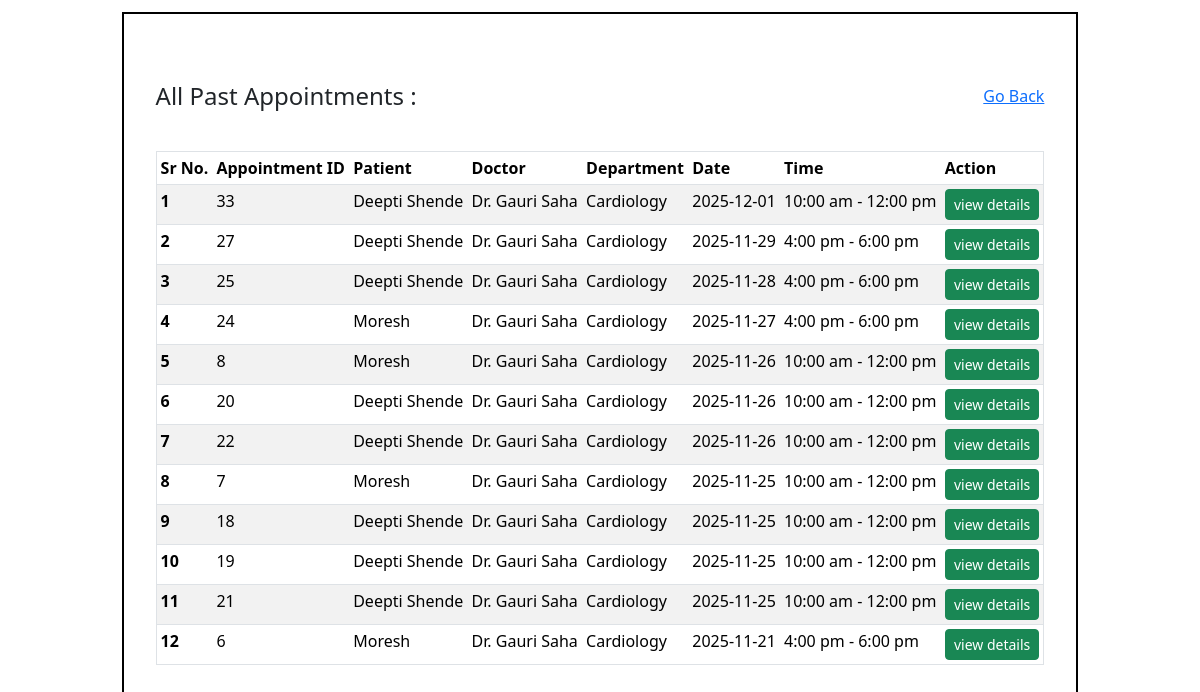
/admin_completed_appointments, run on an earlier commit of the app's database.
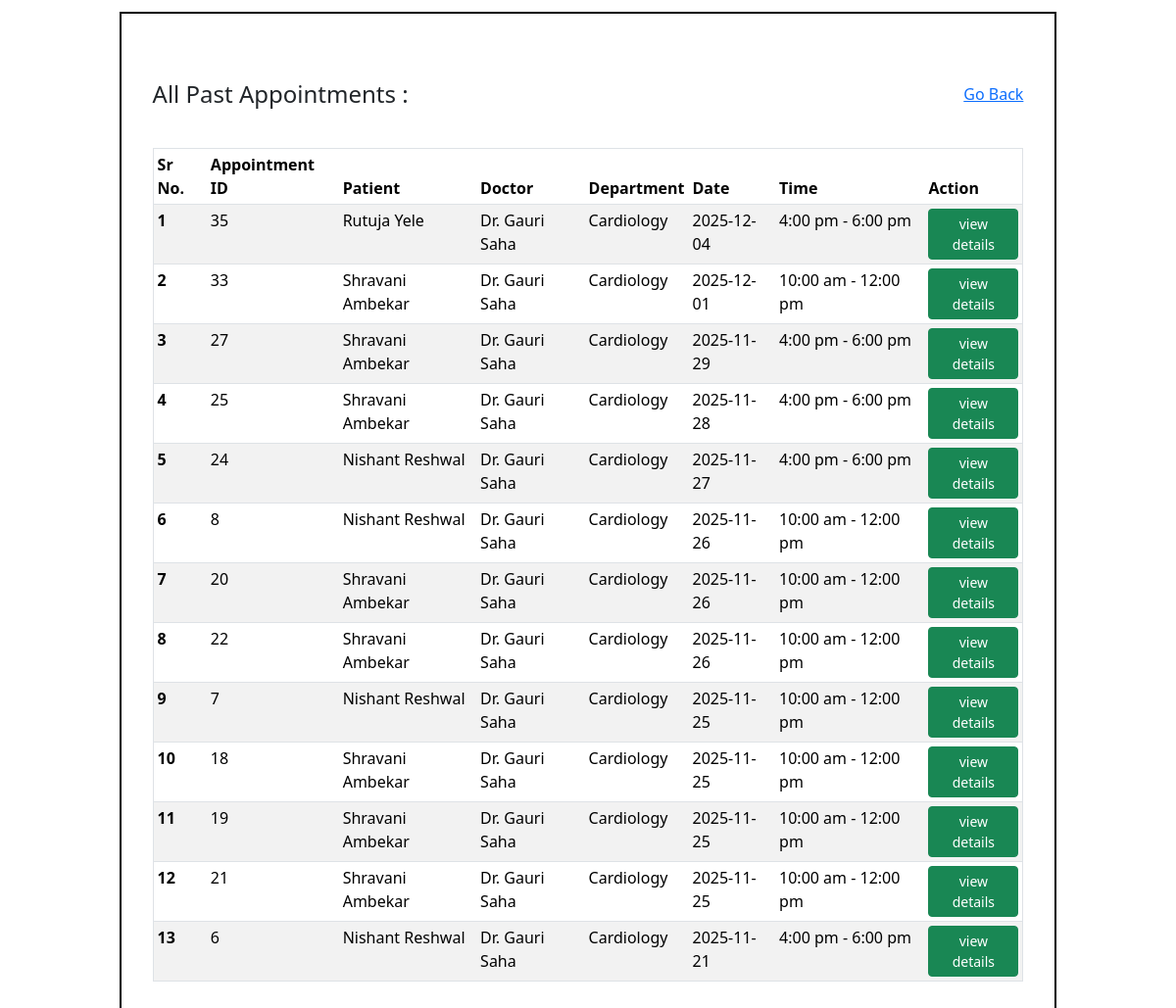
And on a later commit of the database.
### application/models.py (models this page shows)
class Appointment(db.Model):
    __tablename__ = "Appointment"
    appointment_id = db.Column(db.Integer, primary_key=True)
    date = db.Column(db.String() , nullable=False)
    time = db.Column(db.String(), nullable=False)
    status = db.Column(db.String(), default='Upcoming', nullable=False)
    doctor_id = db.Column(db.Integer, db.ForeignKey('Doctor.doctor_id'))   #foreignkey
    patient_id = db.Column(db.Integer, db.ForeignKey('Patient.patient_id'))  #foreignkey

class Patient(db.Model):
    __tablename__ = "Patient"
    patient_id = db.Column(db.Integer, primary_key=True)
    name = db.Column(db.String(), nullable=False)
    phone = db.Column(db.String())
    age = db.Column(db.Integer)
    gender = db.Column(db.String())
    email = db.Column(db.String(), unique=True)
    username = db.Column(db.String(), unique=True, nullable=False)
    password = db.Column(db.String(), nullable=False)
    address = db.Column(db.String())
    patient_type = db.Column(db.String(), default='OPD')  # OPD/IPD
    status = db.Column(db.String(), default='Active')
    consultant = db.Column(db.Integer, db.ForeignKey('Doctor.doctor_id'))  #foreignkey
    appointments = db.relationship('Appointment', backref='patient', lazy=True)  # relationship
    treatment = db.relationship('Treatment', backref='patient', lazy=True) #realtionship

class Doctor(db.Model):
    __tablename__ = "Doctor"
    doctor_id = db.Column(db.Integer, primary_key=True)
    name = db.Column(db.String(), nullable = False)
    phone = db.Column(db.String(), nullable = False)
    age = db.Column(db.Integer, nullable = False)
    gender = db.Column(db.String(), nullable = False)
    email = db.Column(db.String(), unique=True, nullable = False)
    username = db.Column(db.String(), unique=True, nullable=False)
    password = db.Column(db.String(), nullable=False)
    appointments = db.relationship('Appointment', backref='doctor', lazy=True)  # relationship
    dept_id= db.Column(db.Integer, db.ForeignKey('Department.department_id'))    #foreignkey
    role = db.Column(db.String())
    info = db.Column(db.String())
    exp_year = db.Column(db.Integer)

class Department(db.Model):
    __tablename__ = "Department"
    department_id = db.Column(db.Integer, primary_key = True)
    department_name = db.Column(db.String(), nullable=False)
    info = db.Column(db.String(), nullable=False)
    doctors = db.relationship('Doctor', backref='dept', lazy=True) #relationship

### application/controllers.py (the view)
@app.route("/admin_completed_appointments")
def admin_completed_appointments():
    completed_appoints = Appointment.query.filter_by(status="Completed").order_by(Appointment.date.desc()).all()
    return render_template("view_all_ap.html", completed_appoints=completed_appoints)

### templates/view_all_ap.html (shortened to what this page needs)
<!DOCTYPE html>
<html lang="en">
    <head>
        <link rel="stylesheet" href="/static/style.css">
        <link href="https://cdn.jsdelivr.net/npm/bootstrap@5.3.8/dist/css/bootstrap.min.css" rel="stylesheet"
>
    </head>
    <body>
        <div id="main">
            <div id="canvas">
                <div id="content">
                    <div class="container my-5">
                        <div class="d-flex justify-content-between align-items-center mb-3">
                            <h4 class="m-0 me-2">All Past Appointments : </h4> <br>
                            <a  href="/admin"> Go Back</a>
                        </div>
                        <br>
                        <table class="table table-sm border table-striped">
                            <thead>
                                <tr>
                                    <th scope="col">Sr No.</th>
                                    <th scope="col">Appointment ID</th>
                                    <th scope="col">Patient</th>
                                    <th scope="col">Doctor</th>
                                    <th scope="col">Department</th>
                                    <th scope="col">Date</th>
                                    <th scope="col">Time</th>
                                    <th scope="col">Action</th>
                                </tr>
                            </thead>
                            <tbody>
                                {% for a in completed_appoints %}
                                <tr>
                                    <th scope="row">{{ loop.index }}</th>
                                    <td>{{ a.appointment_id }}</td>
                                    <td>{{ a.patient.name }}</td>
                                    <td>Dr. {{ a.doctor.name }}</td>
                                    <td>{{ a.doctor.dept.department_name }}</td>
                                    <td>{{ a.date }}</td>
                                    <td>{{ a.time }}</td>
                                    <td class="text-center">
                                        <a href="/view_patient_history/{{a.appointment_id}}" class="btn btn-success btn-sm">view details</a>
                                    </td>
                                </tr>
                                {% endfor %}
                            </tbody>
                        </table>
                </div>
            </div>
        </div>
    </body>
</html>

### static/style.css (style rules this page uses)
* { margin: 0; }
#main,canvas { border: 2px solid white; margin-top: 10px; height: auto; }
#canvas { width: 60%; height: 600px; margin:auto; border: 2px solid black; }

### templates/view_all_ap.html (style rules this page uses)
#canvas { padding: 20px; height: auto; width: 80%; }

What changed in the data, as far as the page shows it:
added Appointment: appointment_id "35", patient.name "Rutuja Yele", doctor.name "Gauri Saha", doctor.dept.department_name "Cardiology", date "2025-12-04", time "4:00 pm - 6:00 pm"
changed through a linked row, Appointment id 33: patient.name "Deepti Shende" → "Shravani Ambekar"
changed through a linked row, Appointment id 27: patient.name "Deepti Shende" → "Shravani Ambekar"
changed through a linked row, Appointment id 25: patient.name "Deepti Shende" → "Shravani Ambekar"
changed through a linked row, Appointment id 24: patient.name "Moresh" → "Nishant Reshwal"
changed through a linked row, Appointment id 8: patient.name "Moresh" → "Nishant Reshwal"
changed through a linked row, Appointment id 20: patient.name "Deepti Shende" → "Shravani Ambekar"
changed through a linked row, Appointment id 22: patient.name "Deepti Shende" → "Shravani Ambekar"
changed through a linked row, Appointment id 7: patient.name "Moresh" → "Nishant Reshwal"
changed through a linked row, Appointment id 18: patient.name "Deepti Shende" → "Shravani Ambekar"
changed through a linked row, Appointment id 19: patient.name "Deepti Shende" → "Shravani Ambekar"
changed through a linked row, Appointment id 21: patient.name "Deepti Shende" → "Shravani Ambekar"
changed through a linked row, Appointment id 6: patient.name "Moresh" → "Nishant Reshwal"
